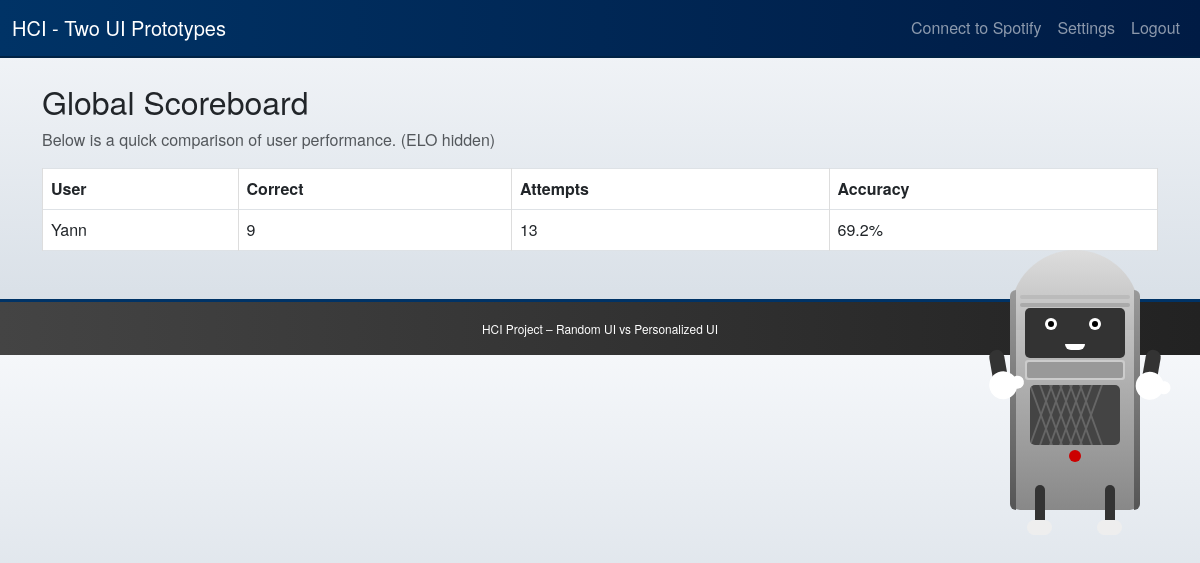
Page /scoreboard (signed in) on the earlier database version.
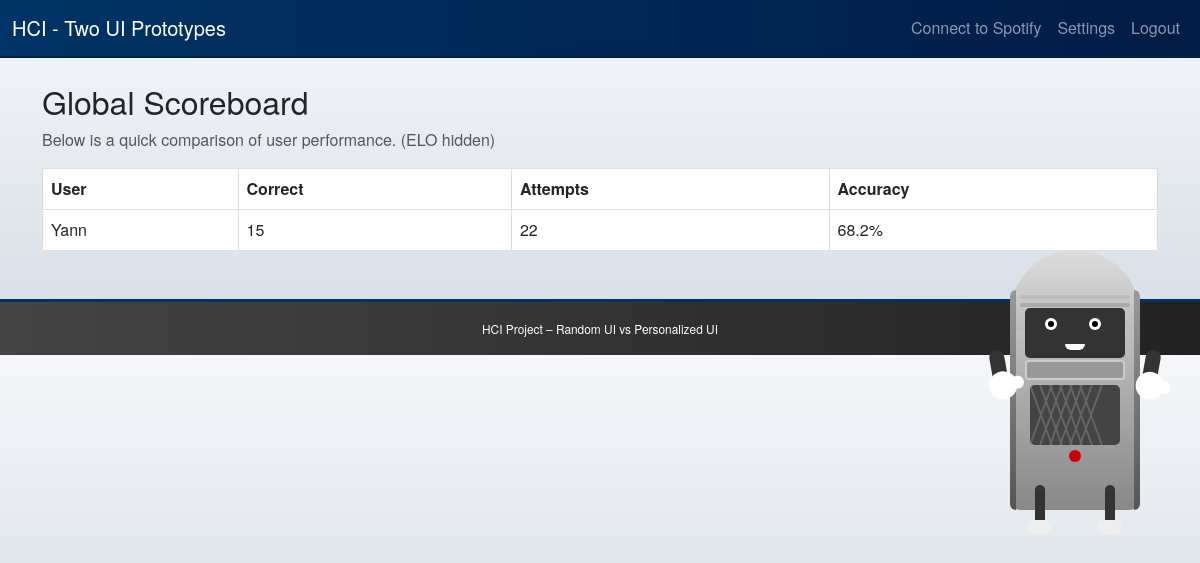
Same page on the later database version.
### models.py (models this page shows, shortened)
class User(db.Model):
    id = db.Column(db.Integer, primary_key=True)
    username = db.Column(db.String(80), unique=True, nullable=False)
    password = db.Column(db.String(80), nullable=False)
    total_correct = db.Column(db.Integer, default=0)
    total_attempts = db.Column(db.Integer, default=0)
    missed_songs = db.Column(db.String(1000), default="[]")
    random_guess_elo = db.Column(db.Integer, default=1200)
    personalized_guess_elo = db.Column(db.Integer, default=1200)
    random_rank_elo = db.Column(db.Integer, default=1200)
    personalized_rank_elo = db.Column(db.Integer, default=1200)

### routes/quiz_main.py (the view)
@quiz_bp.route('/scoreboard')
@require_login
def scoreboard():
    users = User.query.all()
    def accuracy(u):
        if u.total_attempts == 0:
            return 0
        return u.total_correct / u.total_attempts
    sorted_users = sorted(users, key=lambda x: (accuracy(x), x.total_correct), reverse=True)
    return render_template('scoreboard.html', all_users=sorted_users)

### app.py (called while the page is built)
def create_app():
    load_dotenv()
    app = Flask(__name__)
    app.secret_key = "ANY_RANDOM_SECRET_FOR_DEVELOPMENT"
    app.config["SQLALCHEMY_DATABASE_URI"] = "sqlite:///guessing_game.db"
    app.config["SQLALCHEMY_TRACK_MODIFICATIONS"] = False
    db.init_app(app)
    @app.context_processor
    def inject_now():
        return {"now": datetime.datetime.now()}
    @app.context_processor
    def inject_buddy_message():
        return {
            "buddy_message": session.get("buddy_message", ""),
            "buddy_hint": session.get("buddy_hint", "")
        }
    from routes.auth import auth_bp
    from routes.quiz_base import quiz_bp
    import routes.quiz_main
    import routes.quiz_personalized
    import routes.quiz_ranking
    app.register_blueprint(auth_bp)
    app.register_blueprint(quiz_bp)
    with app.app_context():
        db.create_all()
    return app

### routes/quiz_main.py (called while the page is built)
def current_user():
    uid = session.get("user_id")
    if not uid:
        return None
    return User.query.get(uid)

### templates/scoreboard.html
{% extends "layout.html" %}
{% block content %}
<h2>Global Scoreboard</h2>
<p class="text-muted">Below is a quick comparison of user performance. (ELO hidden)</p>
<table class="table table-bordered">
  <thead>
    <tr>
      <th>User</th>
      <th>Correct</th>
      <th>Attempts</th>
      <th>Accuracy</th>
    </tr>
  </thead>
  <tbody>
    {% for u in all_users %}
      {% set accuracy = 0 %}
      {% if u.total_attempts != 0 %}
        {% set accuracy = (u.total_correct / u.total_attempts) * 100 %}
      {% endif %}
      <tr>
        <td>{{ u.username }}</td>
        <td>{{ u.total_correct }}</td>
        <td>{{ u.total_attempts }}</td>
        <td>{{ accuracy|round(1) }}%</td>
      </tr>
    {% endfor %}
  </tbody>
</table>
{% endblock %}

Differences in the rows shown:
changed User "Yann": total_correct "9" → "15"; total_attempts "13" → "22"; accuracy "69.2" → "68.2"
